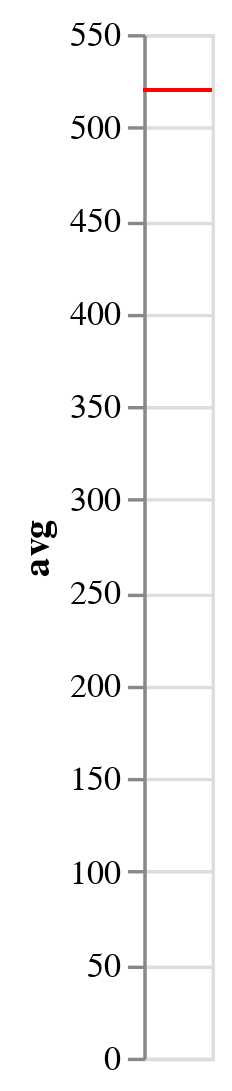

Notebook code cell kept with this figure:
### Code cell
avg

### Figure 1 — Vega-Lite specification as saved in the notebook (floating-point values rounded to 4 significant figures)
{"config": {"view": {"continuousWidth": 400, "continuousHeight": 300}}, "data": {"name": "data-8b7a012138a6c6024e2b885ed734814c"}, "mark": {"type": "rule", "color": "red"}, "encoding": {"y": {"type": "quantitative", "field": "avg"}}, "$schema": "https://vega.github.io/schema/vega-lite/v4.0.2.json", "datasets": {"data-8b7a012138a6c6024e2b885ed734814c": [{"year": 2004, "avg": 520.2}, {"year": 2005, "avg": 520.2}, {"year": 2006, "avg": 520.2}, {"year": 2007, "avg": 520.2}, {"year": 2008, "avg": 520.2}, {"year": 2009, "avg": 520.2}, {"year": 2010, "avg": 520.2}, {"year": 2011, "avg": 520.2}, {"year": 2012, "avg": 520.2}, {"year": 2013, "avg": 520.2}, {"year": 2014, "avg": 520.2}, {"year": 2015, "avg": 520.2}, {"year": 2016, "avg": 520.2}, {"year": 2017, "avg": 520.2}, {"year": 2018, "avg": 520.2}, {"year": 2019, "avg": 520.2}]}}
